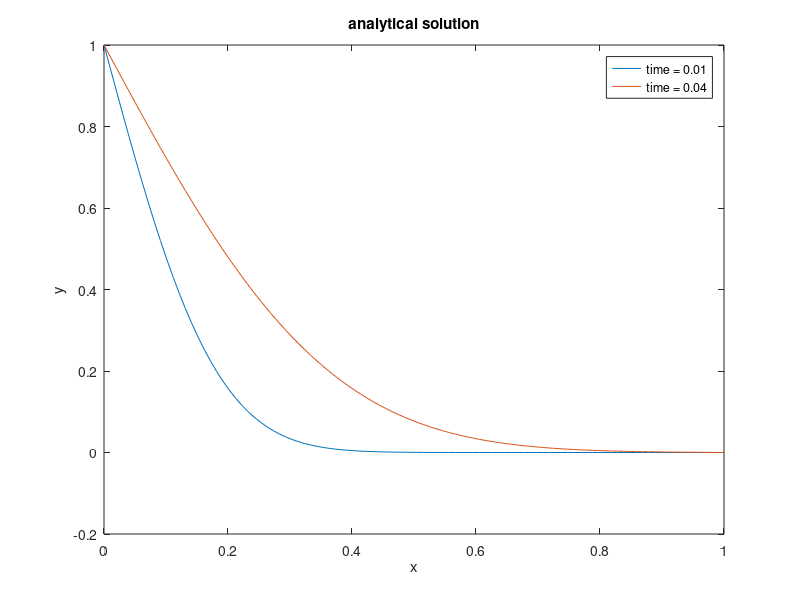

Recreate this plot in MATLAB.
L=1.;

%for t=[0,0.001,0.02,0.09,0.2,0.3,1.]
t=0.01;    
x=linspace(0,L,100);
u=x*0;
for n=1:1000
    n=n*1.;
    An=(2./(n*pi))*(-L*(-1)^n+(-1)^n-1);
    sinne=sin(((n*pi)/L)*x);
    expon=exp(-(((n*pi)/L)^2)*t);
    u=u+An*sinne*expon;
end
u=u+((x*0+1)-x);
plot(x,u)

xlabel('x');ylabel('y');title('analytical solution')

hold('on');

t=0.04;    
x=linspace(0,L,100);
u=x*0;
for n=1:1000
    n=n*1.;
    An=(2./(n*pi))*(-L*(-1)^n+(-1)^n-1);
    sinne=sin(((n*pi)/L)*x);
    expon=exp(-(((n*pi)/L)^2)*t);
    u=u+An*sinne*expon;
end
u=u+((x*0+1)-x);
plot(x,u)
hold('on');

legend('time = 0.01','time = 0.04')
%end
